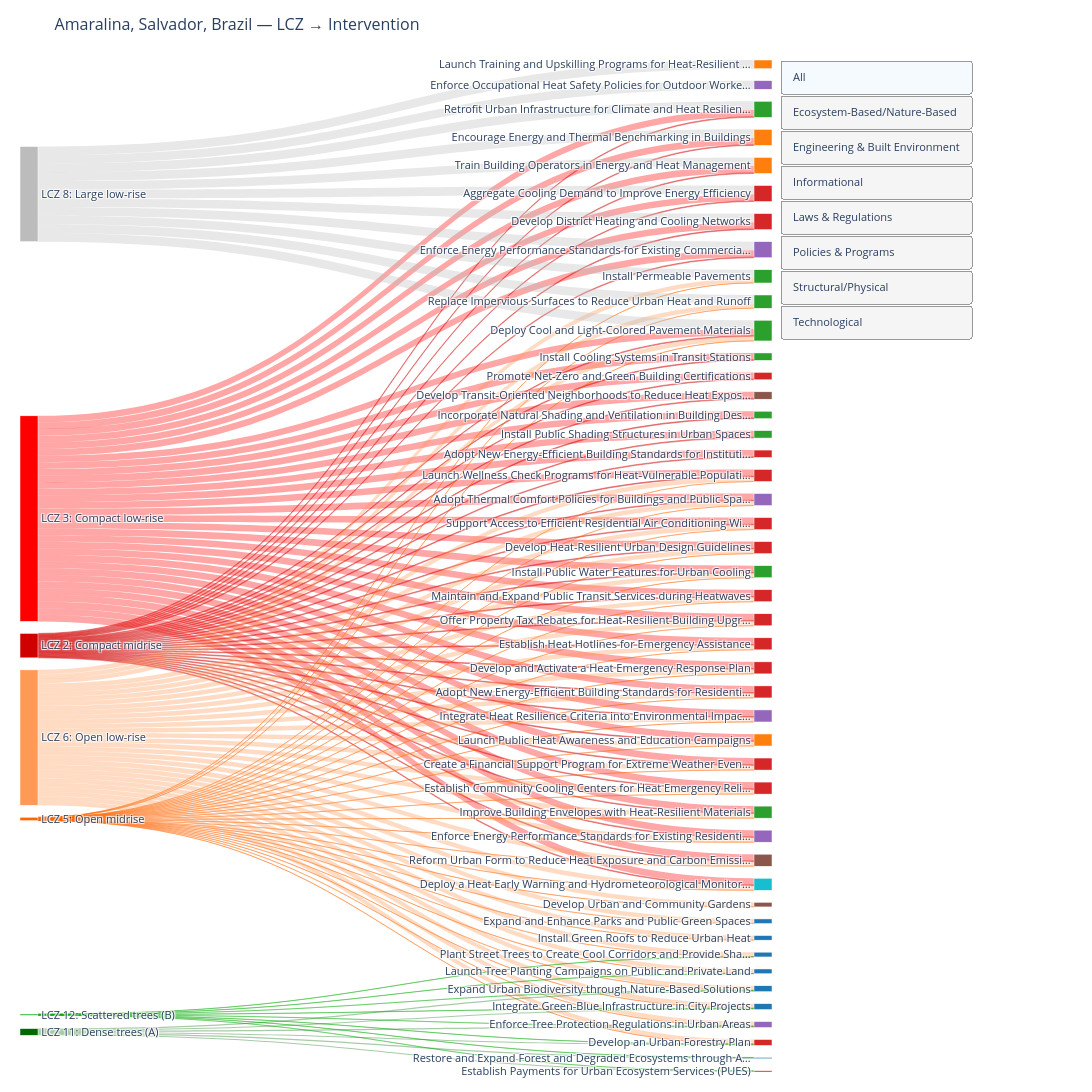

Here is the notebook cell this chart was saved with:
### Code cell
# 3. Render Sankey (intervention nodes coloured by category; filter buttons top-right)
fig = build_sankey(
    pixel_counts, scores_df, links_df,
    ACTION_CATEGORIES, CAT_COLORS,
    NEIGHBOURHOOD['label'],
)
fig.show()

### Figure 1 — Plotly figure (JSON) as saved in the notebook; plotly's stock layout.template omitted (floating-point values rounded to 4 significant figures; data arrays with more than 128 entries replaced by an {"elided": "..."} marker saying what was removed)
{"data": [{"arrangement": "snap", "link": {"color": {"elided": "147 str values"}, "source": {"elided": "147 int values"}, "target": {"elided": "147 int values"}, "value": {"elided": "147 int values"}}, "node": {"color": ["#d10000", "#ff0000", "#ff6600", "#ff9955", "#bcbcbc", "#006a00", "#00aa00", "#2ca02c", "#2ca02c", "#ff7f0e", "#ff7f0e", "#d62728", "#d62728", "#9467bd", "#2ca02c", "#2ca02c", "#d62728", "#9467bd", "#d62728", "#d62728", "#2ca02c", "#d62728", "#d62728", "#d62728", "#d62728", "#d62728", "#9467bd", "#ff7f0e", "#d62728", "#d62728", "#2ca02c", "#9467bd", "#8c564b", "#17becf", "#ff7f0e", "#9467bd", "#2ca02c", "#d62728", "#8c564b", "#2ca02c", "#2ca02c", "#d62728", "#1f77b4", "#1f77b4", "#9467bd", "#d62728", "#1f77b4", "#1f77b4", "#8c564b", "#1f77b4", "#1f77b4", "#1f77b4", "#d62728"], "label": ["LCZ 2: Compact midrise", "LCZ 3: Compact low-rise", "LCZ 5: Open midrise", "LCZ 6: Open low-rise", "LCZ 8: Large low-rise", "LCZ 11: Dense trees (A)", "LCZ 12: Scattered trees (B)", "Deploy Cool and Light-Colored Pavement Materials", "Retrofit Urban Infrastructure for Climate and Heat Resilien…", "Encourage Energy and Thermal Benchmarking in Buildings", "Train Building Operators in Energy and Heat Management", "Aggregate Cooling Demand to Improve Energy Efficiency", "Develop District Heating and Cooling Networks", "Enforce Energy Performance Standards for Existing Commercia…", "Install Permeable Pavements", "Replace Impervious Surfaces to Reduce Urban Heat and Runoff", "Launch Wellness Check Programs for Heat-Vulnerable Populati…", "Adopt Thermal Comfort Policies for Buildings and Public Spa…", "Support Access to Efficient Residential Air Conditioning Wi…", "Develop Heat-Resilient Urban Design Guidelines", "Install Public Water Features for Urban Cooling", "Maintain and Expand Public Transit Services during Heatwaves", "Offer Property Tax Rebates for Heat-Resilient Building Upgr…", "Establish Heat Hotlines for Emergency Assistance", "Develop and Activate a Heat Emergency Response Plan", "Adopt New Energy-Efficient Building Standards for Residenti…", "Integrate Heat Resilience Criteria into Environmental Impac…", "Launch Public Heat Awareness and Education Campaigns", "Create a Financial Support Program for Extreme Weather Even…", "Establish Community Cooling Centers for Heat Emergency Reli…", "Improve Building Envelopes with Heat-Resilient Materials", "Enforce Energy Performance Standards for Existing Residenti…", "Reform Urban Form to Reduce Heat Exposure and Carbon Emissi…", "Deploy a Heat Early Warning and Hydrometeorological Monitor…", "Launch Training and Upskilling Programs for Heat-Resilient …", "Enforce Occupational Heat Safety Policies for Outdoor Worke…", "Install Cooling Systems in Transit Stations", "Promote Net-Zero and Green Building Certifications", "Develop Transit-Oriented Neighborhoods to Reduce Heat Expos…", "Incorporate Natural Shading and Ventilation in Building Des…", "Install Public Shading Structures in Urban Spaces", "Adopt New Energy-Efficient Building Standards for Instituti…", "Expand Urban Biodiversity through Nature-Based Solutions", "Integrate Green-Blue Infrastructure in City Projects", "Enforce Tree Protection Regulations in Urban Areas", "Develop an Urban Forestry Plan", "Plant Street Trees to Create Cool Corridors and Provide Sha…", "Launch Tree Planting Campaigns on Public and Private Land", "Develop Urban and Community Gardens", "Expand and Enhance Parks and Public Green Spaces", "Install Green Roofs to Reduce Urban Heat", "Restore and Expand Forest and Degraded Ecosystems through A…", "Establish Payments for Urban Ecosystem Services (PUES)"], "line": {"color": "#ffffff", "width": 0.5}, "pad": 12, "thickness": 18}, "type": "sankey"}], "layout": {"font": {"size": 11}, "height": 1408, "margin": {"b": 20, "l": 20, "r": 320, "t": 60}, "title": {"font": {"size": 16}, "text": "Amaralina, Salvador, Brazil — LCZ → Intervention"}, "updatemenus": [{"bgcolor": "#f5f5f5", "bordercolor": "#999999", "buttons": [{"args": [{"link.color": {"elided": "1x147 str values"}, "link.source": {"elided": "1x147 int values"}, "link.target": {"elided": "1x147 int values"}, "link.value": {"elided": "1x147 int values"}, "node.color": [["#d10000", "#ff0000", "#ff6600", "#ff9955", "#bcbcbc", "#006a00", "#00aa00", "#2ca02c", "#2ca02c", "#ff7f0e", "#ff7f0e", "#d62728", "#d62728", "#9467bd", "#2ca02c", "#2ca02c", "#d62728", "#9467bd", "#d62728", "#d62728", "#2ca02c", "#d62728", "#d62728", "#d62728", "#d62728", "#d62728", "#9467bd", "#ff7f0e", "#d62728", "#d62728", "#2ca02c", "#9467bd", "#8c564b", "#17becf", "#ff7f0e", "#9467bd", "#2ca02c", "#d62728", "#8c564b", "#2ca02c", "#2ca02c", "#d62728", "#1f77b4", "#1f77b4", "#9467bd", "#d62728", "#1f77b4", "#1f77b4", "#8c564b", "#1f77b4", "#1f77b4", "#1f77b4", "#d62728"]], "node.label": [["LCZ 2: Compact midrise", "LCZ 3: Compact low-rise", "LCZ 5: Open midrise", "LCZ 6: Open low-rise", "LCZ 8: Large low-rise", "LCZ 11: Dense trees (A)", "LCZ 12: Scattered trees (B)", "Deploy Cool and Light-Colored Pavement Materials", "Retrofit Urban Infrastructure for Climate and Heat Resilien…", "Encourage Energy and Thermal Benchmarking in Buildings", "Train Building Operators in Energy and Heat Management", "Aggregate Cooling Demand to Improve Energy Efficiency", "Develop District Heating and Cooling Networks", "Enforce Energy Performance Standards for Existing Commercia…", "Install Permeable Pavements", "Replace Impervious Surfaces to Reduce Urban Heat and Runoff", "Launch Wellness Check Programs for Heat-Vulnerable Populati…", "Adopt Thermal Comfort Policies for Buildings and Public Spa…", "Support Access to Efficient Residential Air Conditioning Wi…", "Develop Heat-Resilient Urban Design Guidelines", "Install Public Water Features for Urban Cooling", "Maintain and Expand Public Transit Services during Heatwaves", "Offer Property Tax Rebates for Heat-Resilient Building Upgr…", "Establish Heat Hotlines for Emergency Assistance", "Develop and Activate a Heat Emergency Response Plan", "Adopt New Energy-Efficient Building Standards for Residenti…", "Integrate Heat Resilience Criteria into Environmental Impac…", "Launch Public Heat Awareness and Education Campaigns", "Create a Financial Support Program for Extreme Weather Even…", "Establish Community Cooling Centers for Heat Emergency Reli…", "Improve Building Envelopes with Heat-Resilient Materials", "Enforce Energy Performance Standards for Existing Residenti…", "Reform Urban Form to Reduce Heat Exposure and Carbon Emissi…", "Deploy a Heat Early Warning and Hydrometeorological Monitor…", "Launch Training and Upskilling Programs for Heat-Resilient …", "Enforce Occupational Heat Safety Policies for Outdoor Worke…", "Install Cooling Systems in Transit Stations", "Promote Net-Zero and Green Building Certifications", "Develop Transit-Oriented Neighborhoods to Reduce Heat Expos…", "Incorporate Natural Shading and Ventilation in Building Des…", "Install Public Shading Structures in Urban Spaces", "Adopt New Energy-Efficient Building Standards for Instituti…", "Expand Urban Biodiversity through Nature-Based Solutions", "Integrate Green-Blue Infrastructure in City Projects", "Enforce Tree Protection Regulations in Urban Areas", "Develop an Urban Forestry Plan", "Plant Street Trees to Create Cool Corridors and Provide Sha…", "Launch Tree Planting Campaigns on Public and Private Land", "Develop Urban and Community Gardens", "Expand and Enhance Parks and Public Green Spaces", "Install Green Roofs to Reduce Urban Heat", "Restore and Expand Forest and Degraded Ecosystems through A…", "Establish Payments for Urban Ecosystem Services (PUES)"]]}], "label": "All", "method": "restyle"}, {"args": [{"link.color": [["rgba(255,102,0,0.35)", "rgba(255,102,0,0.35)", "rgba(255,102,0,0.35)", "rgba(255,102,0,0.35)", "rgba(255,102,0,0.35)", "rgba(255,102,0,0.35)", "rgba(255,153,85,0.35)", "rgba(255,153,85,0.35)", "rgba(255,153,85,0.35)", "rgba(255,153,85,0.35)", "rgba(255,153,85,0.35)", "rgba(255,153,85,0.35)", "rgba(0,106,0,0.35)", "rgba(0,106,0,0.35)", "rgba(0,106,0,0.35)", "rgba(0,170,0,0.35)", "rgba(0,170,0,0.35)", "rgba(0,170,0,0.35)", "rgba(0,170,0,0.35)", "rgba(0,170,0,0.35)"]], "link.source": [[0, 0, 0, 0, 0, 0, 1, 1, 1, 1, 1, 1, 2, 2, 2, 3, 3, 3, 3, 3]], "link.target": [[4, 5, 8, 9, 6, 7, 4, 5, 8, 9, 6, 7, 4, 10, 5, 4, 10, 5, 6, 7]], "link.value": [[9, 9, 9, 9, 9, 9, 360, 360, 360, 360, 360, 360, 90, 90, 90, 13, 13, 13, 13, 13]], "node.color": [["#ff6600", "#ff9955", "#006a00", "#00aa00", "#1f77b4", "#1f77b4", "#1f77b4", "#1f77b4", "#1f77b4", "#1f77b4", "#1f77b4"]], "node.label": [["LCZ 5: Open midrise", "LCZ 6: Open low-rise", "LCZ 11: Dense trees (A)", "LCZ 12: Scattered trees (B)", "Expand Urban Biodiversity through Nature-Based Solutions", "Integrate Green-Blue Infrastructure in City Projects", "Plant Street Trees to Create Cool Corridors and Provide Sha…", "Launch Tree Planting Campaigns on Public and Private Land", "Expand and Enhance Parks and Public Green Spaces", "Install Green Roofs to Reduce Urban Heat", "Restore and Expand Forest and Degraded Ecosystems through A…"]]}], "label": "Ecosystem-Based/Nature-Based", "method": "restyle"}, {"args": [{"link.color": [["rgba(209,0,0,0.35)", "rgba(209,0,0,0.35)", "rgba(209,0,0,0.35)", "rgba(209,0,0,0.35)", "rgba(209,0,0,0.35)", "rgba(209,0,0,0.35)", "rgba(209,0,0,0.35)", "rgba(255,0,0,0.35)", "rgba(255,0,0,0.35)", "rgba(255,0,0,0.35)", "rgba(255,0,0,0.35)", "rgba(255,0,0,0.35)", "rgba(255,0,0,0.35)", "rgba(255,0,0,0.35)", "rgba(255,102,0,0.35)", "rgba(255,102,0,0.35)", "rgba(255,102,0,0.35)", "rgba(255,102,0,0.35)", "rgba(255,102,0,0.35)", "rgba(255,153,85,0.35)", "rgba(255,153,85,0.35)", "rgba(255,153,85,0.35)", "rgba(255,153,85,0.35)", "rgba(255,153,85,0.35)", "rgba(188,188,188,0.35)", "rgba(188,188,188,0.35)", "rgba(188,188,188,0.35)", "rgba(188,188,188,0.35)"]], "link.source": [[0, 0, 0, 0, 0, 0, 0, 1, 1, 1, 1, 1, 1, 1, 2, 2, 2, 2, 2, 3, 3, 3, 3, 3, 4, 4, 4, 4]], "link.target": [[6, 12, 13, 5, 10, 11, 9, 6, 12, 13, 5, 10, 11, 9, 7, 5, 10, 9, 8, 7, 5, 10, 9, 8, 7, 6, 5, 8]], "link.value": [[63, 63, 63, 63, 63, 63, 63, 529, 529, 529, 529, 529, 529, 529, 9, 9, 9, 9, 9, 360, 360, 360, 360, 360, 690, 690, 690, 690]], "node.color": [["#d10000", "#ff0000", "#ff6600", "#ff9955", "#bcbcbc", "#2ca02c", "#2ca02c", "#2ca02c", "#2ca02c", "#2ca02c", "#2ca02c", "#2ca02c", "#2ca02c", "#2ca02c"]], "node.label": [["LCZ 2: Compact midrise", "LCZ 3: Compact low-rise", "LCZ 5: Open midrise", "LCZ 6: Open low-rise", "LCZ 8: Large low-rise", "Deploy Cool and Light-Colored Pavement Materials", "Retrofit Urban Infrastructure for Climate and Heat Resilien…", "Install Permeable Pavements", "Replace Impervious Surfaces to Reduce Urban Heat and Runoff", "Install Public Water Features for Urban Cooling", "Improve Building Envelopes with Heat-Resilient Materials", "Install Cooling Systems in Transit Stations", "Incorporate Natural Shading and Ventilation in Building Des…", "Install Public Shading Structures in Urban Spaces"]]}], "label": "Engineering & Built Environment", "method": "restyle"}, {"args": [{"link.color": [["rgba(209,0,0,0.35)", "rgba(209,0,0,0.35)", "rgba(209,0,0,0.35)", "rgba(255,0,0,0.35)", "rgba(255,0,0,0.35)", "rgba(255,0,0,0.35)", "rgba(255,102,0,0.35)", "rgba(255,153,85,0.35)", "rgba(188,188,188,0.35)", "rgba(188,188,188,0.35)", "rgba(188,188,188,0.35)"]], "link.source": [[0, 0, 0, 1, 1, 1, 2, 3, 4, 4, 4]], "link.target": [[5, 6, 7, 5, 6, 7, 7, 7, 5, 6, 8]], "link.value": [[63, 63, 63, 529, 529, 529, 9, 360, 690, 690, 690]], "node.color": [["#d10000", "#ff0000", "#ff6600", "#ff9955", "#bcbcbc", "#ff7f0e", "#ff7f0e", "#ff7f0e", "#ff7f0e"]], "node.label": [["LCZ 2: Compact midrise", "LCZ 3: Compact low-rise", "LCZ 5: Open midrise", "LCZ 6: Open low-rise", "LCZ 8: Large low-rise", "Encourage Energy and Thermal Benchmarking in Buildings", "Train Building Operators in Energy and Heat Management", "Launch Public Heat Awareness and Education Campaigns", "Launch Training and Upskilling Programs for Heat-Resilient …"]]}], "label": "Informational", "method": "restyle"}, {"args": [{"link.color": [["rgba(209,0,0,0.35)", "rgba(209,0,0,0.35)", "rgba(209,0,0,0.35)", "rgba(209,0,0,0.35)", "rgba(255,0,0,0.35)", "rgba(255,0,0,0.35)", "rgba(255,0,0,0.35)", "rgba(255,0,0,0.35)", "rgba(255,102,0,0.35)", "rgba(255,102,0,0.35)", "rgba(255,102,0,0.35)", "rgba(255,102,0,0.35)", "rgba(255,153,85,0.35)", "rgba(255,153,85,0.35)", "rgba(255,153,85,0.35)", "rgba(255,153,85,0.35)", "rgba(188,188,188,0.35)", "rgba(188,188,188,0.35)", "rgba(0,106,0,0.35)", "rgba(0,170,0,0.35)"]], "link.source": [[0, 0, 0, 0, 1, 1, 1, 1, 2, 2, 2, 2, 3, 3, 3, 3, 4, 4, 5, 6]], "link.target": [[10, 7, 9, 8, 10, 7, 9, 8, 10, 9, 8, 12, 10, 9, 8, 12, 7, 11, 12, 12]], "link.value": [[63, 63, 63, 63, 529, 529, 529, 529, 9, 9, 9, 9, 360, 360, 360, 360, 690, 690, 90, 13]], "node.color": [["#d10000", "#ff0000", "#ff6600", "#ff9955", "#bcbcbc", "#006a00", "#00aa00", "#9467bd", "#9467bd", "#9467bd", "#9467bd", "#9467bd", "#9467bd"]], "node.label": [["LCZ 2: Compact midrise", "LCZ 3: Compact low-rise", "LCZ 5: Open midrise", "LCZ 6: Open low-rise", "LCZ 8: Large low-rise", "LCZ 11: Dense trees (A)", "LCZ 12: Scattered trees (B)", "Enforce Energy Performance Standards for Existing Commercia…", "Adopt Thermal Comfort Policies for Buildings and Public Spa…", "Integrate Heat Resilience Criteria into Environmental Impac…", "Enforce Energy Performance Standards for Existing Residenti…", "Enforce Occupational Heat Safety Policies for Outdoor Worke…", "Enforce Tree Protection Regulations in Urban Areas"]]}], "label": "Laws & Regulations", "method": "restyle"}, {"args": [{"link.color": [["rgba(209,0,0,0.35)", "rgba(209,0,0,0.35)", "rgba(209,0,0,0.35)", "rgba(209,0,0,0.35)", "rgba(209,0,0,0.35)", "rgba(209,0,0,0.35)", "rgba(209,0,0,0.35)", "rgba(209,0,0,0.35)", "rgba(209,0,0,0.35)", "rgba(209,0,0,0.35)", "rgba(209,0,0,0.35)", "rgba(209,0,0,0.35)", "rgba(209,0,0,0.35)", "rgba(209,0,0,0.35)", "rgba(255,0,0,0.35)", "rgba(255,0,0,0.35)", "rgba(255,0,0,0.35)", "rgba(255,0,0,0.35)", "rgba(255,0,0,0.35)", "rgba(255,0,0,0.35)", "rgba(255,0,0,0.35)", "rgba(255,0,0,0.35)", "rgba(255,0,0,0.35)", "rgba(255,0,0,0.35)", "rgba(255,0,0,0.35)", "rgba(255,0,0,0.35)", "rgba(255,0,0,0.35)", "rgba(255,0,0,0.35)", "rgba(255,102,0,0.35)", "rgba(255,102,0,0.35)", "rgba(255,102,0,0.35)", "rgba(255,102,0,0.35)", "rgba(255,102,0,0.35)", "rgba(255,102,0,0.35)", "rgba(255,102,0,0.35)", "rgba(255,102,0,0.35)", "rgba(255,102,0,0.35)", "rgba(255,102,0,0.35)", "rgba(255,102,0,0.35)", "rgba(255,153,85,0.35)", "rgba(255,153,85,0.35)", "rgba(255,153,85,0.35)", "rgba(255,153,85,0.35)", "rgba(255,153,85,0.35)", "rgba(255,153,85,0.35)", "rgba(255,153,85,0.35)", "rgba(255,153,85,0.35)", "rgba(255,153,85,0.35)", "rgba(255,153,85,0.35)", "rgba(255,153,85,0.35)", "rgba(188,188,188,0.35)", "rgba(188,188,188,0.35)", "rgba(0,106,0,0.35)", "rgba(0,106,0,0.35)", "rgba(0,170,0,0.35)", "rgba(0,170,0,0.35)"]], "link.source": [[0, 0, 0, 0, 0, 0, 0, 0, 0, 0, 0, 0, 0, 0, 1, 1, 1, 1, 1, 1, 1, 1, 1, 1, 1, 1, 1, 1, 2, 2, 2, 2, 2, 2, 2, 2, 2, 2, 2, 3, 3, 3, 3, 3, 3, 3, 3, 3, 3, 3, 4, 4, 5, 5, 6, 6]], "link.target": [[16, 20, 8, 19, 17, 18, 7, 11, 15, 14, 13, 12, 10, 9, 16, 20, 8, 19, 17, 18, 7, 11, 15, 14, 13, 12, 10, 9, 16, 17, 18, 11, 15, 14, 13, 12, 10, 21, 9, 16, 17, 18, 11, 15, 14, 13, 12, 10, 21, 9, 8, 7, 22, 21, 22, 21]], "link.value": [[63, 63, 63, 63, 63, 63, 63, 63, 63, 63, 63, 63, 63, 63, 529, 529, 529, 529, 529, 529, 529, 529, 529, 529, 529, 529, 529, 529, 9, 9, 9, 9, 9, 9, 9, 9, 9, 9, 9, 360, 360, 360, 360, 360, 360, 360, 360, 360, 360, 360, 690, 690, 90, 90, 13, 13]], "node.color": [["#d10000", "#ff0000", "#ff6600", "#ff9955", "#bcbcbc", "#006a00", "#00aa00", "#d62728", "#d62728", "#d62728", "#d62728", "#d62728", "#d62728", "#d62728", "#d62728", "#d62728", "#d62728", "#d62728", "#d62728", "#d62728", "#d62728", "#d62728", "#d62728"]], "node.label": [["LCZ 2: Compact midrise", "LCZ 3: Compact low-rise", "LCZ 5: Open midrise", "LCZ 6: Open low-rise", "LCZ 8: Large low-rise", "LCZ 11: Dense trees (A)", "LCZ 12: Scattered trees (B)", "Aggregate Cooling Demand to Improve Energy Efficiency", "Develop District Heating and Cooling Networks", "Launch Wellness Check Programs for Heat-Vulnerable Populati…", "Support Access to Efficient Residential Air Conditioning Wi…", "Develop Heat-Resilient Urban Design Guidelines", "Maintain and Expand Public Transit Services during Heatwaves", "Offer Property Tax Rebates for Heat-Resilient Building Upgr…", "Establish Heat Hotlines for Emergency Assistance", "Develop and Activate a Heat Emergency Response Plan", "Adopt New Energy-Efficient Building Standards for Residenti…", "Create a Financial Support Program for Extreme Weather Even…", "Establish Community Cooling Centers for Heat Emergency Reli…", "Promote Net-Zero and Green Building Certifications", "Adopt New Energy-Efficient Building Standards for Instituti…", "Develop an Urban Forestry Plan", "Establish Payments for Urban Ecosystem Services (PUES)"]]}], "label": "Policies & Programs", "method": "restyle"}, {"args": [{"link.color": [["rgba(209,0,0,0.35)", "rgba(209,0,0,0.35)", "rgba(255,0,0,0.35)", "rgba(255,0,0,0.35)", "rgba(255,102,0,0.35)", "rgba(255,102,0,0.35)", "rgba(255,153,85,0.35)", "rgba(255,153,85,0.35)"]], "link.source": [[0, 0, 1, 1, 2, 2, 3, 3]], "link.target": [[4, 5, 4, 5, 4, 6, 4, 6]], "link.value": [[63, 63, 529, 529, 9, 9, 360, 360]], "node.color": [["#d10000", "#ff0000", "#ff6600", "#ff9955", "#8c564b", "#8c564b", "#8c564b"]], "node.label": [["LCZ 2: Compact midrise", "LCZ 3: Compact low-rise", "LCZ 5: Open midrise", "LCZ 6: Open low-rise", "Reform Urban Form to Reduce Heat Exposure and Carbon Emissi…", "Develop Transit-Oriented Neighborhoods to Reduce Heat Expos…", "Develop Urban and Community Gardens"]]}], "label": "Structural/Physical", "method": "restyle"}, {"args": [{"link.color": [["rgba(209,0,0,0.35)", "rgba(255,0,0,0.35)", "rgba(255,102,0,0.35)", "rgba(255,153,85,0.35)"]], "link.source": [[0, 1, 2, 3]], "link.target": [[4, 4, 4, 4]], "link.value": [[63, 529, 9, 360]], "node.color": [["#d10000", "#ff0000", "#ff6600", "#ff9955", "#17becf"]], "node.label": [["LCZ 2: Compact midrise", "LCZ 3: Compact low-rise", "LCZ 5: Open midrise", "LCZ 6: Open low-rise", "Deploy a Heat Early Warning and Hydrometeorological Monitor…"]]}], "label": "Technological", "method": "restyle"}], "direction": "down", "font": {"size": 11}, "showactive": true, "type": "buttons", "x": 1.01, "xanchor": "left", "y": 1, "yanchor": "top"}], "width": 1400}}
